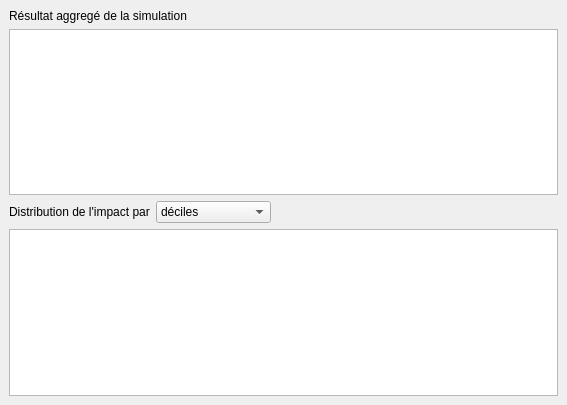
<?xml version="1.0" encoding="UTF-8"?>
<ui version="4.0">
 <class>Aggregate_Output</class>
 <widget class="QDockWidget" name="Aggregate_Output">
  <property name="geometry">
   <rect>
    <x>0</x>
    <y>0</y>
    <width>567</width>
    <height>405</height>
   </rect>
  </property>
  <property name="windowTitle">
   <string>Aggregate Output</string>
  </property>
  <widget class="QWidget" name="dockWidgetContents">
   <layout class="QVBoxLayout" name="verticalLayout">
    <item>
     <widget class="QLabel" name="label">
      <property name="text">
       <string>Résultat aggregé de la simulation</string>
      </property>
     </widget>
    </item>
    <item>
     <widget class="QTableView" name="aggregate_view"/>
    </item>
    <item>
     <layout class="QHBoxLayout" name="horizontalLayout">
      <item>
       <widget class="QLabel" name="label_2">
        <property name="text">
         <string>Distribution de l'impact par</string>
        </property>
       </widget>
      </item>
      <item>
       <widget class="QComboBox" name="distribution_combo">
        <item>
         <property name="text">
          <string>déciles</string>
         </property>
        </item>
        <item>
         <property name="text">
          <string>types de famille</string>
         </property>
        </item>
       </widget>
      </item>
      <item>
       <spacer name="horizontalSpacer">
        <property name="orientation">
         <enum>Qt::Horizontal</enum>
        </property>
        <property name="sizeHint" stdset="0">
         <size>
          <width>40</width>
          <height>20</height>
         </size>
        </property>
       </spacer>
      </item>
     </layout>
    </item>
    <item>
     <widget class="QTableView" name="distribution_view"/>
    </item>
   </layout>
  </widget>
 </widget>
 <resources/>
 <connections/>
</ui>
